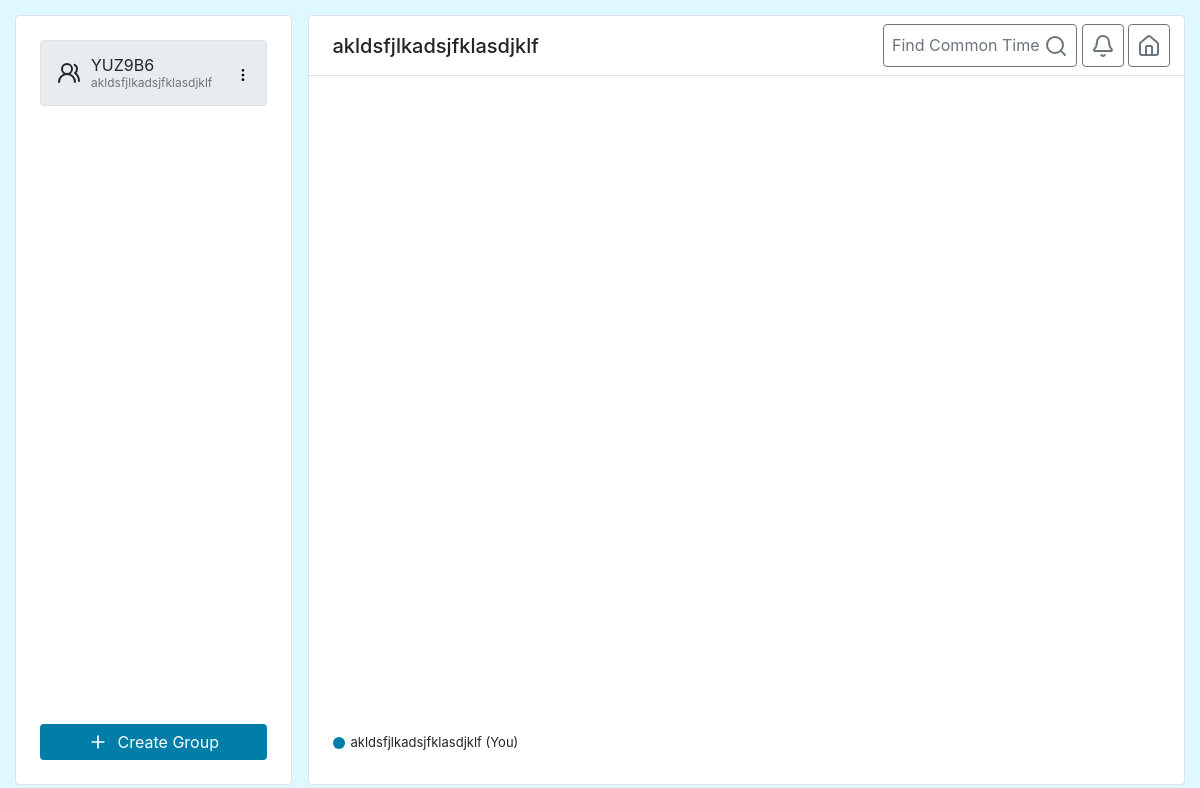
Before: /groups/1/ (signed in) with the older database file.
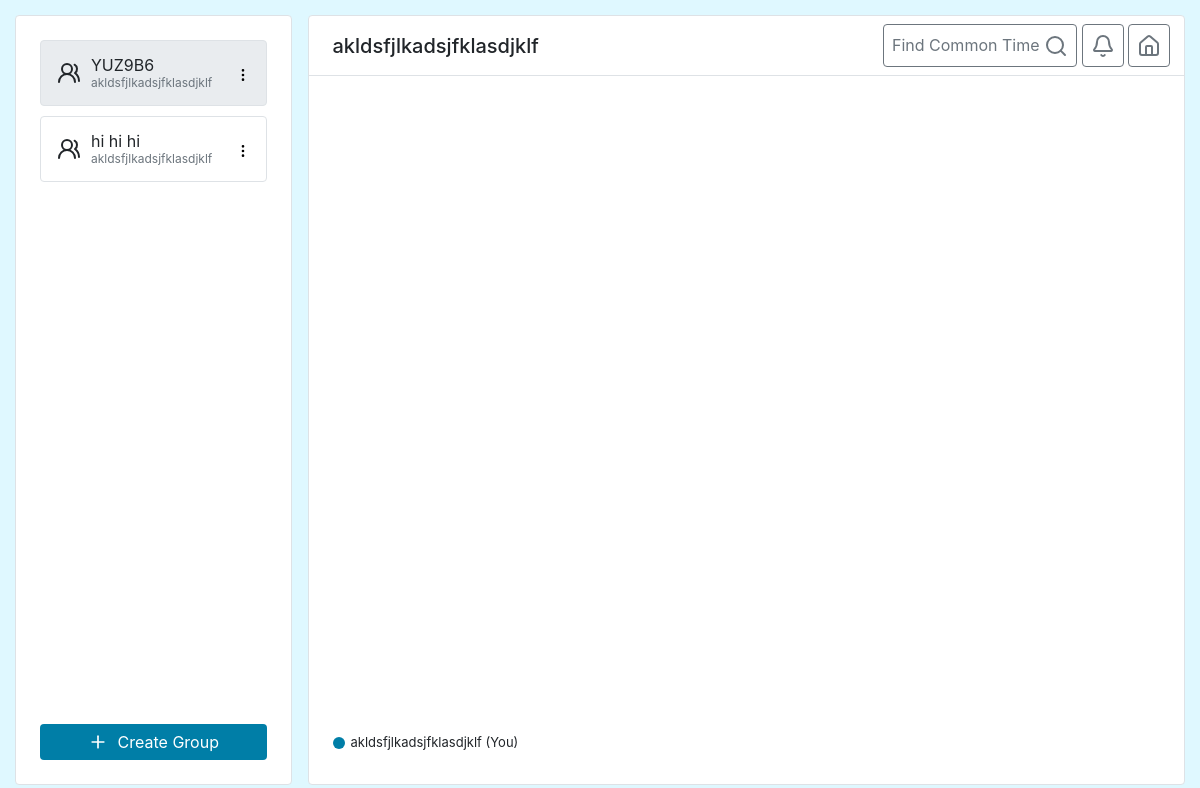
After: the same page with the newer database file.
### myapp/models.py (models this page shows)
class Team(models.Model):
    members=models.ManyToManyField(User)
    name=models.CharField(max_length=100)
    plannedMeetings=models.JSONField(default=list,null=True)
    meetingSuggestions=models.JSONField(default=dict,null=True)

class User(AbstractUser):
    schedule=models.ForeignKey(Schedule,on_delete=models.CASCADE,null=True)
    pdfFile = models.FileField(upload_to='pdfs/', null=True, blank=True)

### myapp/views.py (the view, shortened to what this page needs)
# urls.py: path('groups/<int:id>/', views.groupDetail, name='group_detail'),
def groupDetail(request, id):
    team = Team.objects.get(id=id)
    if not request.user.is_authenticated:
        return redirect("welcomepage")
    if request.user not in team.members.all():
        return redirect("home")
    events = []
    if request.user.schedule:
        schedule = request.user.schedule
        days = [schedule.monday, schedule.tuesday, schedule.wednesday, schedule.thursday, schedule.friday]
        block_lists = [list(day.block_set.all()) for day in days]
        events = generateVisualSchedule(block_lists)
    user_teams = Team.objects.filter(members=request.user)
    ColorMapping = {}
    all_events = []
    if events:
        all_events.extend(events)
    for user in team.members.all():
        if user == request.user:
            continue
    return render(request, 'groups.html', {'currentTeam': team, 'teams': user_teams, 'events': all_events, 'ColorMapping': ColorMapping})

### myapp/schedule/scheduler.py (called while the page is built)
def intToTime(time):
    hour = math.floor(time/60)
    minutes = time % 60
    return str(hour).zfill(2) + ":" + str(minutes).zfill(2)

### myapp/templates/groups.html (shortened to what this page needs)
{% extends "base.html" %} {% block title %} Groups {% endblock %}
{% block content %}
<link rel="stylesheet" href="https://cdn.jsdelivr.net/npm/@event-calendar/build@5.2.3/dist/event-calendar.min.css">
<main class="container-fluid" style="height: 100vh; padding: 15px;">
    <div class="row h-100 no-gutters">
        {% include "partials/_sidebar.html" %}
        <div class="col-md-9 col-12" id="mainContent">
            <div class="h-100 border rounded d-flex flex-column bg-white" style="overflow: hidden;">
                <div class="d-flex align-items-center px-4 border-bottom" style="height: 60px; min-height: 60px;">
                    <h5 class="mb-0">{{user.username}}</h5>
                    <div style="position: absolute; right: 15px;">
                        <button class="btn btn-outline-secondary p-2" id="findCommonTimeButton">
                            Find Common Time <svg xmlns="http://www.w3.org/2000/svg" width="24" height="24" viewBox="0 0 24 24" fill="none" stroke="currentColor" stroke-width="2" stroke-linecap="round" stroke-linejoin="round" class="lucide lucide-search-icon lucide-search"><path d="m21 21-4.34-4.34"/><circle cx="11" cy="11" r="8"/></svg>
                        </button>
                        <button class="btn btn-outline-secondary p-2" id="notificationsButton">
                        </button>
                        <a href="{% url 'home' %}">
                            <button class="btn btn-outline-secondary p-2" id="homebutton">
                            </button>
                        </a>
                    </div>
                </div>
                <div class="flex-grow-1 p-4" style="overflow: hidden;">
                    <div id="calendar" style="height: calc(100% - 35px);"></div>
                    <div class="d-flex align-items-center" style="height: 35px; min-height: 35px; width: 100%; gap: 15px; flex-wrap: wrap;">
                        <div class="d-flex align-items-center" style="gap: 6px;">
                            <div style="width: 12px; height: 12px; border-radius: 50%; background-color: #007EA7;"></div>
                            <span style="font-size: 13px;">{{ user.username }} (You)</span>
                        </div>
                    </div>
                </div>
            </div>
        </div>
    </div>
</main>
{% endblock %}

### myapp/templates/partials/_sidebar.html (shortened to what this page needs)
<div class="col-3 d-none d-md-block pr-md-3 pr-0" id="groupsSidebar">
    <div class="h-100 p-4 border rounded d-flex flex-column" style="gap: 10px;">
        {% if teams %}
            {% for team in teams %}
                <a href="{% url 'group_detail' team.id %}" style="text-decoration: none; color: inherit;">
                    <div class="d-flex flex-row align-items-center justify-content-start border rounded p-3 group-card"
                        style="gap: 10px; position: relative; cursor: pointer;{% if currentTeam and team.id == currentTeam.id %} background-color: #e9ecef;{% endif %}"
                        data-team-id="{{ team.id }}">
                        <p style="margin-bottom: 0; line-height: 1;">
                            {{ team.name }} <br />
                            <span style="font-size: 12px;" class="text-muted">
                                {% for member in team.members.all %}{{ member.username }}{% if not forloop.last %}, {% endif %}{% endfor %}
                            </span>
                        </p>
                        <button style="position: absolute; right: 15px; border: none; background-color: transparent; padding-inline: 0;" class="groupSettings" data-team-id="{{ team.id }}">
                        </button>
                    </div>
                </a>
            {% endfor %}
        {% endif %}
        <a href="{% url 'creategroup' %}" class="btn custom-creategroup mt-auto w-100 d-flex align-items-center justify-content-center" style="gap: 10px;">
            <svg xmlns="http://www.w3.org/2000/svg" width="20" height="20" viewBox="0 0 24 24" fill="none" stroke="currentColor" stroke-width="2" stroke-linecap="round" stroke-linejoin="round" class="lucide lucide-plus-icon lucide-plus"><path d="M5 12h14"/><path d="M12 5v14"/></svg>
            Create Group
        </a>
    </div>
</div>

Changed rows visible on the page:
added Team: name "hi hi hi", User (username "akldsfjlkadsjfklasdjklf")
